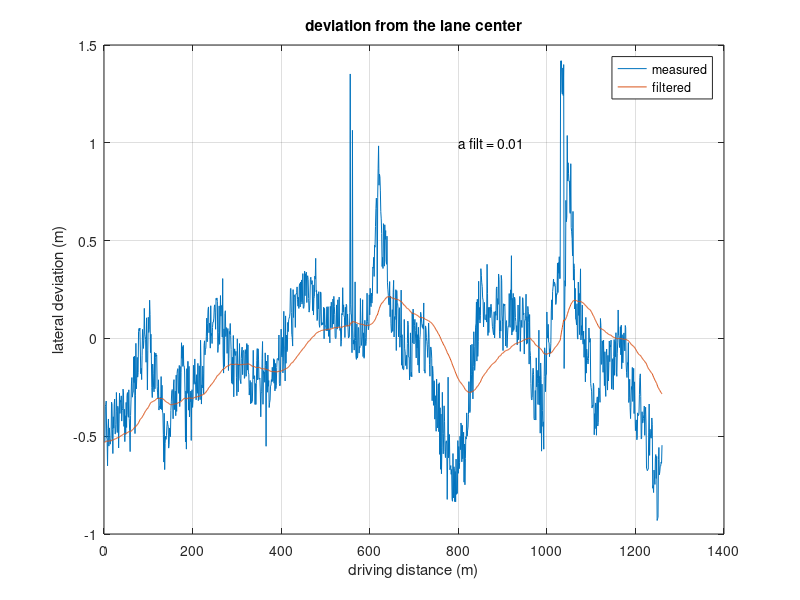

This chart was generated by the following MATLAB code:
load vehicle_lat_pos;

y=vehicle_lat_pos;
y_filt = zeros(size(y));

%%%%%
a_filt = 0.01; % 0 ~ 1, try , 0.01, 0.1, 0.5, 0.9, 1
%%%%%

y_filt(1)=y(1);

for k=2:length(y)
    y_filt(k) = (1-a_filt)*y_filt(k-1) + a_filt*y(k);
end

figure(22)
clf
set(gcf, 'position', [200 200 600 300]);

plot(y/100);
hold on
plot(y_filt/100);
grid on
xlabel('driving distance (m)')
ylabel('lateral deviation (m)');
title('deviation from the lane center');
legend('measured', 'filtered');
mytext=['a filt = ', num2str(a_filt)];
text(800, 1, mytext);